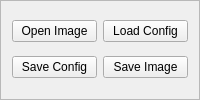
         <widget class="QFrame" name="frame_3">
          <property name="maximumSize">
           <size>
            <width>16777215</width>
            <height>16777215</height>
           </size>
          </property>
          <property name="frameShape">
           <enum>QFrame::StyledPanel</enum>
          </property>
          <property name="frameShadow">
           <enum>QFrame::Raised</enum>
          </property>
          <layout class="QGridLayout" name="gridLayout_5">
           <item row="0" column="0">
            <widget class="QPushButton" name="button_open_image">
             <property name="text">
              <string>Open Image</string>
             </property>
            </widget>
           </item>
           <item row="0" column="1">
            <widget class="QPushButton" name="button_load_config">
             <property name="text">
              <string>Load Config</string>
             </property>
            </widget>
           </item>
           <item row="1" column="0">
            <widget class="QPushButton" name="button_save_config">
             <property name="text">
              <string>Save Config</string>
             </property>
            </widget>
           </item>
           <item row="1" column="1">
            <widget class="QPushButton" name="button_save_image">
             <property name="text">
              <string>Save Image</string>
             </property>
            </widget>
           </item>
          </layout>
         </widget>
